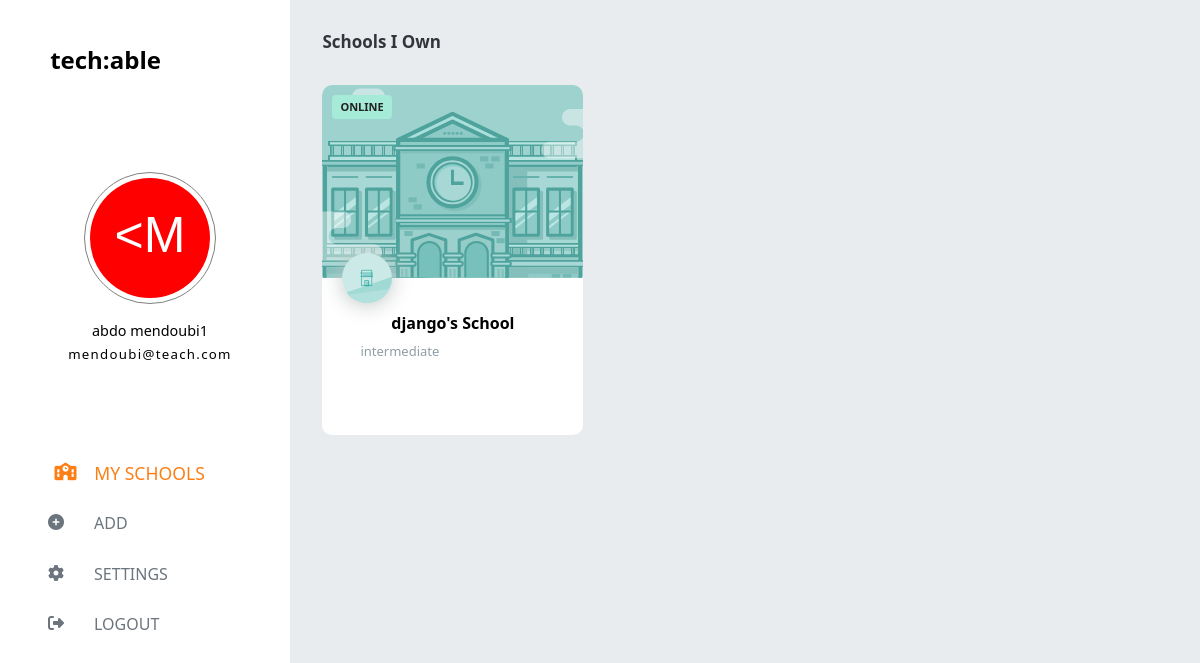
The app's page /admins/ (signed in) with its own data.
### compte/models.py (models this page shows)
class user(AbstractUser):
    pass

class cour(models.Model):
    name= models.CharField(max_length=100, primary_key=True)
    slug= models.SlugField(max_length=128)
    created_at = models.DateTimeField(auto_now_add=True)
    price = models.FloatField()
    diff=models.CharField(max_length=100)

### compte/views.py (the view, shortened to what this page needs)
# urls.py: path("admins/", views.admin, name="admin"),
def admin(request):
  cours=cour.objects.all()
  return render(request,'admin.html',context={"cour":cours})

### compte/templates/admin.html (shortened to what this page needs)
{% load static %}
<!DOCTYPE html>
<html lang="en">
  <head>
    <link rel="stylesheet" href="{% static 'css/style.css'%}" />
    <link rel="stylesheet" href="{% static 'css/normalize.css' %}" />
    <link rel="stylesheet" href="{% static 'css/admin.css' %}">
    <link rel="stylesheet" href="{% static 'css/wtf-forms.css' %}">
    <link rel="stylesheet"
      href="https://cdnjs.cloudflare.com/ajax/libs/font-awesome/6.4.0/css/all.min.css"
 />
  </head>
  <body>
    <main>
      <section class="left">
        <div class="header">
          <h1>Tech:able</h1>
          <div class="logo">
            <div class="userImg avatarDiv">
              <img class="avatar" alt="user logo" />
            </div>
            {% if user.is_authenticated %}
              <div class="userInfo">
                <span class="userName">{{user.username}}</span>
                <span class="mailUser">{{user.email}}</span>
              </div>
            {% else %}
              <h1> bbllblblb</h1>
            {% endif %}
          </div>
        </div>
        <div class="choices">
          <div class="choice mySchool active">
            <i class="fa-solid fa-school"></i> My Schools
          </div>
          {% if user.is_authenticated %}
            {% if "teach.com" in user.email %}
              <div class="choice addOn ">
                <i class="fa-solid fa-circle-plus"></i> ADD
              </div>
            {% else %}
            <span class="mailUser">Hello student</span>
            {% endif %}
          {% else %}
          <div class="choice addOn ">
            <i class="fa-solid fa-circle-plus"></i> no conncet
          </div>
          {% endif %}
          <div class="choice setting">
            <i class="fa-solid fa-gear"></i> Settings
          </div>
          <div class="choice">
            <i class="fa-solid fa-right-from-bracket"></i> logout
          </div>
        </div>
      </section>
      <section class="right containers mySchool">
        <div class="schoolOwn">
          <h1>Schools I Own</h1>
          <div class="cards">
            {% for i in cour %}
              <div class="card">
                <div class="cardImg">
                </div>
                <div class="cardInfo">
                  <a href="{% url 'cours' i.slug %}">
                  <h1 class="schoolName">{{i.name}}'s School</h1></a>
                  <p class="schoolDomain">{{i.diff}}</p>
                </div>
                <div class="cardTicket">Online</div>
                <div class="cardLogo"></div>
              </div>
            {% endfor %}
          </div>
        </div>
      </section>
    </main>
  </body>
</html>

### static/css/style.css (style rules this page uses)
:root { --bs-blue: #0d6efd; --bs-indigo: #6610f2; --bs-purple: #6f42c1; --bs-pink: #d63384; --bs-red: #dc3545; --bs-orange: #fd7e14; --bs-yellow: #ffc107; --bs-green: #198754; --bs-teal: #20c997; --bs-cyan: #0dcaf0; --bs-black: #000; --bs-white: #fff; --bs-gray: #6c757d; --bs-gray-dark: #343a40; --bs-gray-100: #f8f9fa; --bs-gray-200: #e9ecef; --bs-gray-300: #dee2e6; --bs-gray-400: #ced4da; --bs-gray-500: #adb5bd; --bs-gray-600: #6c757d; --bs-gray-700: #495057; --bs-gray-800: #343a40; --bs-gray-900: #212529; --bs-primary: #0d6efd; --bs-secondary: #6c757d; --bs-success: #198754; --bs-info: #0dcaf0; --bs-warning: #ffc107; --bs-danger: #dc3545; --bs-light: #f8f9fa; --bs-dark: #212529; --bs-primary-rgb: 13, 110, 253; --bs-secondary-rgb: 108, 117, 125; --bs-success-rgb: 25, 135, 84; --bs-info-rgb: 13, 202, 240; --bs-warning-rgb: 255, 193, 7; --bs-danger-rgb: 220, 53, 69; --bs-light-rgb: 248, 249, 250; --bs-dark-rgb: 33, 37, 41; --bs-white-rgb: 255, 255, 255; --bs-black-rgb: 0, 0, 0; --bs-body-color-rgb: 33, 37, 41; --bs-body-bg-rgb: 255, 255, 255; --bs-font-sans-serif: system-ui, -apple-system, "Segoe UI", Roboto, "Helvetica Neue", "Noto Sans", "Liberation Sans", Arial, sans-serif, "Apple Color Emoji", "Segoe UI Emoji", "Segoe UI Symbol", "Noto Color Emoji"; --bs-font-monospace: SFMono-Regular, Menlo, Monaco, Consolas, "Liberation Mono", "Courier New", monospace; --bs-gradient: linear-gradient( 180deg, hsla(0, 0%, 100%, 0.15), hsla(0, 0%, 100%, 0) ); --bs-body-font-family: var(--bs-font-sans-serif); --bs-body-font-size: 1rem; --bs-body-font-weight: 400; --bs-body-line-height: 1.5; --bs-body-color: #212529; --bs-body-bg: #fff; --bs-border-width: 1px; --bs-border-style: solid; --bs-border-color: #dee2e6; --bs-border-color-translucent: rgba(0, 0, 0, 0.175); --bs-border-radius: 0.375rem; --bs-border-radius-sm: 0.25rem; --bs-border-radius-lg: 0.5rem; --bs-border-radius-xl: 1rem; --bs-border-radius-2xl: 2rem; --bs-border-radius-pill: 50rem; --bs-link-color: #0d6efd; --bs-link-hover-color: #0a58ca; --bs-code-color: #d63384; --bs-highlight-bg: #fff3cd; }
body { width: 100%; padding: 0; margin: 0; box-sizing: border-box; font-family: var(--bs-body-font-family); overflow-x: hidden; overflow-y: visible; }

### records on screen
user: username "abdo mendoubi1", email "mendoubi@teach.com"
cour: name "django", diff "intermediate"
